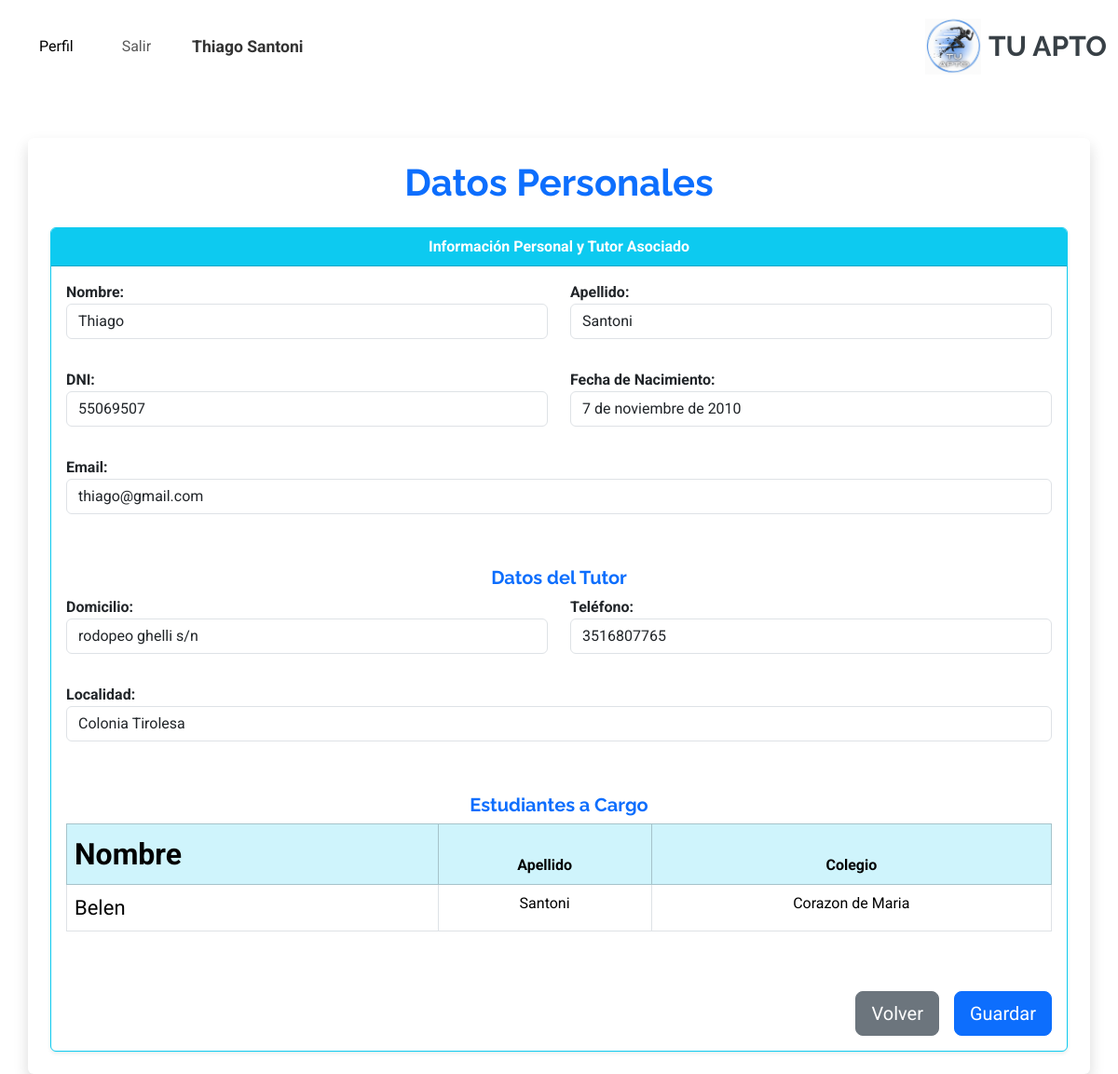
/estudiante/datos_personales/ (signed in), run on an earlier commit of the app's database.
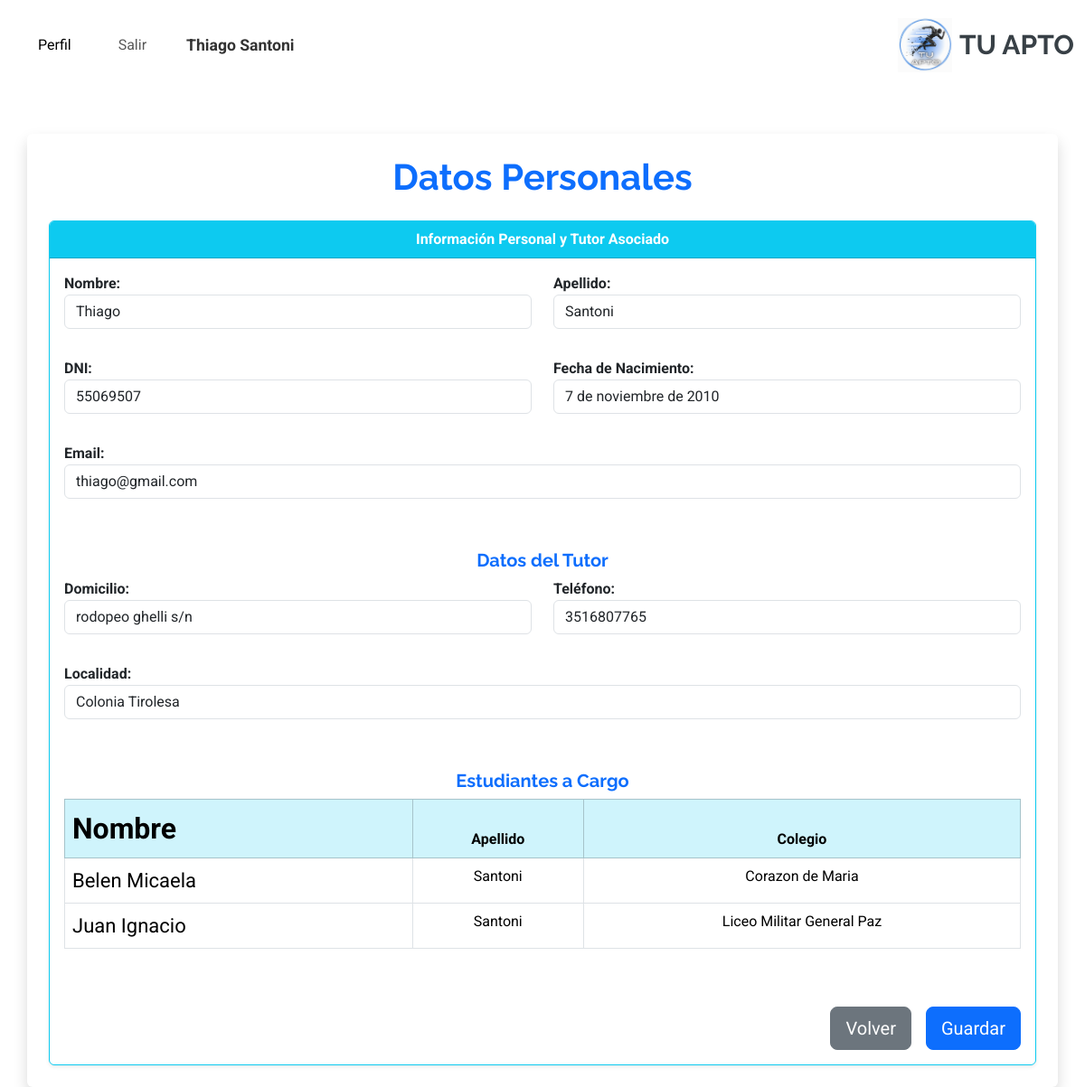
And on a later commit of the database.
### estudiante/models.py (models this page shows, shortened)
class Estudiante(models.Model):
    SEXO_CHOICES = [
        ('M', 'Masculino'),
        ('F', 'Femenino'),
        ('O', 'Otro'),
    ]
    nombre= models.CharField(max_length=30, blank=True, null=True)
    apellido= models.CharField(max_length=30, blank=True, null=True)
    fecha_nacimiento= models.DateField(blank=True, null=True)
    tutor = models.ForeignKey(Tutor, on_delete=models.CASCADE, related_name='estudiantes')
    dni=  models.CharField(max_length=15, blank=True, null=True)
    domicilio = models.CharField(max_length=255, blank=True, null=True)
    telefono = models.CharField(max_length=15, blank=True, null=True)
    sexo=models.CharField(max_length=1, choices=SEXO_CHOICES, blank=True, null=True)
    localidad = models.CharField(max_length=100, blank=True, null=True)
    lugar_nacimiento = models.CharField(max_length=100, blank=True, null=True)

class Colegio(models.Model):
    nombre = models.CharField(max_length=255)
    direccion = models.CharField(max_length=255)
    telefono = models.CharField(max_length=15)
    imagen= models.ImageField(upload_to='colegios/', null=True, blank=True)

### estudiante/views.py (the view)
# urls.py: path('datos_personales/', views.datos_personales, name='datos_personales'),
@login_required
def datos_personales(request):
    profile = Profile.objects.filter(user=request.user).first()
    if not profile:
        return render(request, "error.html", {"mensaje": "No tienes un perfil asociado."})
    tutor = Tutor.objects.filter(profile=profile).first()
    estudiantes = Estudiante.objects.filter(tutor=tutor) if tutor else []
    for est in estudiantes:
        relacion = EstudianteColegio.objects.filter(estudiante=est, activo=True).select_related('colegio').first()
        est.colegio = relacion.colegio if relacion else None
    context = {
        "profile": profile,
        "tutor": tutor,
        "estudiantes": estudiantes,
    }
    return render(request, "estudiante/datos_personales.html", context)

### estudiante/templates/estudiante/datos_personales.html
{% extends 'core/base.html' %}
{% load static %}
{% block content %}
<div class="container p-4 bg-white shadow rounded mt-5">
    <h1 class="text-center text-primary fw-bold mb-4">Datos Personales</h1>
    {% if profile %}
    <div class="card border-info shadow-sm">
        <div class="card-header bg-info text-white fw-bold text-center">
            Información Personal y Tutor Asociado
        </div>
        <div class="card-body">
            <div class="row">
                <div class="col-12 col-md-6 mb-3">
                    <strong>Nombre:</strong>
                    <p class="form-control">{{ profile.nombre }}</p>
                </div>
                <div class="col-12 col-md-6 mb-3">
                    <strong>Apellido:</strong>
                    <p class="form-control">{{ profile.apellido }}</p>
                </div>
            </div>
            <div class="row">
                <div class="col-12 col-md-6 mb-3">
                    <strong>DNI:</strong>
                    <p class="form-control">{{ profile.dni }}</p>
                </div>
                <div class="col-12 col-md-6 mb-3">
                    <strong>Fecha de Nacimiento:</strong>
                    <p class="form-control">{{ profile.fecha_nacimiento }}</p>
                </div>
            </div>
            <div class="row">
                <div class="col-12 mb-3">
                    <strong>Email:</strong>
                    <p class="form-control">{{ profile.email }}</p>
                </div>
            </div>
            {% if tutor %}
            <h5 class="text-primary text-center fw-bold mt-4">Datos del Tutor</h5>
            <div class="row">
                <div class="col-12 col-md-6 mb-3">
                    <strong>Domicilio:</strong>
                    <p class="form-control">{{ tutor.domicilio }}</p>
                </div>
                <div class="col-12 col-md-6 mb-3">
                    <strong>Teléfono:</strong>
                    <p class="form-control">{{ tutor.telefono }}</p>
                </div>
            </div>
            <div class="row">
                <div class="col-12 mb-3">
                    <strong>Localidad:</strong>
                    <p class="form-control">{{ tutor.localidad }}</p>
                </div>
            </div>
            {% if estudiantes %}
            <h5 class="text-primary text-center fw-bold mt-4">Estudiantes a Cargo</h5>
            <div class="table-responsive">
                <table class="table table-bordered text-center">
                    <thead class="table-info">
                        <tr>
                            <th>Nombre</th>
                            <th>Apellido</th>
                            <th>Colegio</th>
                        </tr>
                    </thead>
                    <tbody>
                        {% for estudiante in estudiantes %}
                        <tr>
                            <td>{{ estudiante.nombre }}</td>
                            <td>{{ estudiante.apellido }}</td>
                            <td>{{ estudiante.colegio.nombre }}</td>
                        </tr>
                        {% endfor %}
                    </tbody>
                </table>
            </div>
            {% endif %}
            {% else %}
            <p class="text-center text-muted">No hay tutor asociado.</p>
            {% endif %}
            <div class="d-flex justify-content-end mt-5">
                <a href="{% url 'menu_estudiante' %}" class="btn btn-secondary btn-lg w-45 me-3">Volver</a>
                <button type="submit" class="btn btn-primary btn-lg w-45">Guardar</button>
            </div>
        </div>
    </div>
    {% else %}
    <p class="text-center text-muted">No tienes datos personales cargados.</p>
    {% endif %}
</div>
{% endblock %}

What changed in the data, as far as the page shows it:
added Estudiante: nombre "Belen Micaela", apellido "Santoni", colegio.nombre "Corazon de Maria"
changed Estudiante: nombre "Belen" → "Juan Ignacio"; colegio.nombre "Corazon de Maria" → "Liceo Militar General Paz"
